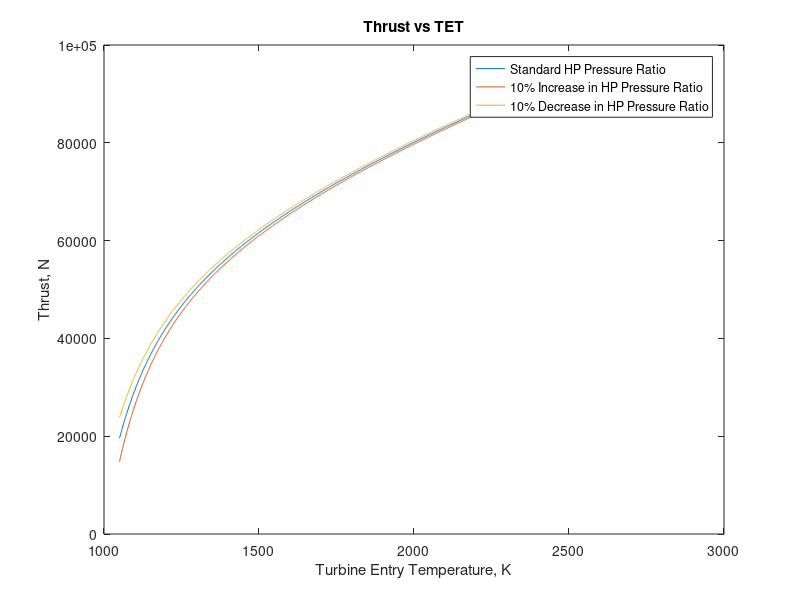
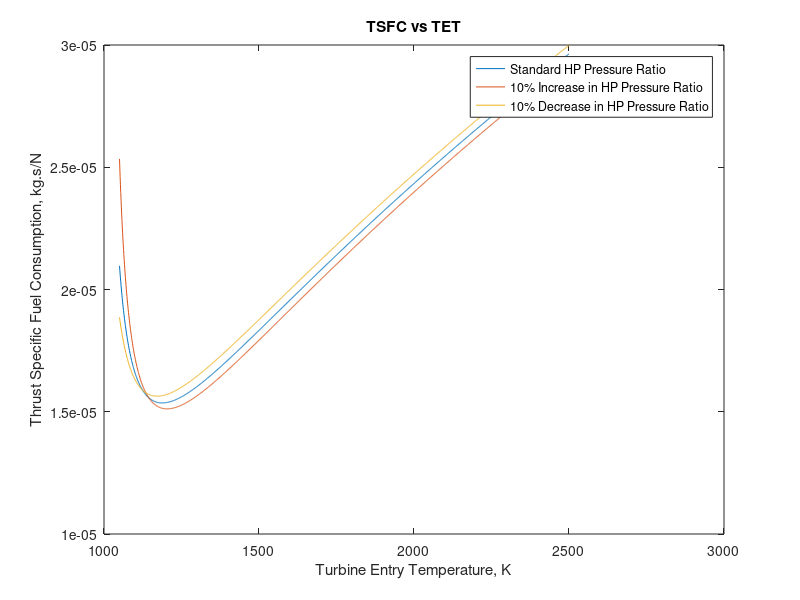

Write the MATLAB code that produced these figures, in order.
clear
clc
 
%MECH3496 - Thermofluids III - Aerospace Propulsion Assignment
%Tom Holiday
%201015193

%%%%This programme returns a full set of working gas properties for a General
%Electric CFM56-5C non-mixing turbofan engine by implementing a thermodynamic cycle analysis.
%The input parameters can be changed to model any non-mixing turbofan
%engine. The model goes on to calculate thrust and TSFC and compare the results over a rnage of Turbine Entry Temperatures (TET's) This model makes assumptions which are listed below

%%%Analysis Model Assumptions
%The intake is assumed to have no temperature loss and to be adiabatic
%(Tt1 = Tt0) 
%%Jet Pipe assumed to be Adiabatic (Tt7 = Tt6)
%Core nozzle assumed to be Adiabatic (Tt8 = Tt7)
%Bypass duct assumed to be Adiabatic (Tt9 = Tt2)

%%%Stages
%(0-1) Intake Stage
%(1-2) LP compressor stage
%(2-3) HP compressor stage 
%(3-4) Combustor stage 
%(4-5) HP turbine stage 
%(5-6) LP turbine stage 
%(6-7) Jet pipe stage 
%(7-8) Core (hot jet) nozzle stage 
%(2-9) Bypass (cold jet) nozzle stage 

%%%Data Notation
%Pn = Static Pressure at Point n
%Ptn = Total Pressure at Point n
%Tn = Static Temperature at Point n
%Ttn = Total Temperature at Point n
%Ttn = Total Isentropic Temperature at Point n
%Vn = Air velocity at Point n
 
% Bypass Ratio (BPR)
BPR = 7.41;
% Normalised Spool Speed (N)
N = 1.19;

%Input Parameters

P0 = 19416.7; %Ambient Pressure (from ISA)
T0 = 216.65; %Ambient Temperature (from ISA)
M0 = 0.8; % Intake Mach Number
ycold = 1.4; % Cold heat capacity ratio 
Rcold = 287.0; % Cold gas constant 
PRi = 0.96; % Intake pressure recovery 
PRbypass = 0.9; % Bypass nozzle pressure recovery

% (0-1) Intake Stage
 
V0 = M0 * sqrt(ycold * Rcold * T0);

Pt0 = P0 * (1 + ((ycold - 1) / 2) * M0^2)^(ycold / (ycold -1 ));

Tt0 = T0 * (Pt0 / P0)^((ycold - 1)/ycold);

Pt1 = PRi*Pt0;

Tt1 = Tt0;

%Calculating PRlpc for when bypass nozzle is just choked

PRcritbypass = ((ycold + 1) / 2)^(ycold/(ycold-1));

PRlpc = (PRcritbypass * P0) / (PRbypass * Pt1); % LP compressor pressure ratio (as calculated in Q2a)

% Turbine entry temperature (TET) (n), ranging from n1 to n3 by an
% increment of n2. The user can change these as they wish.
 
n = 1;
n1 = 1050;
n2 = 1;
n3 = 2500;

for TET = n1:n2:n3;
 
%Further Input Parameters

MFRair = N*408; % Intake air mass flow rate 
IElpc = 0.93; % LP compressor isentropic efficiency  
IEhpc = 0.91; % HP compressor isentropic efficiency
PRcc = 0.98; % Combustor pressure ratio 
Ecc = 0.99; % Combustor efficiency 
LHV = 43.1*10^6; % Fuel lower heating value 
IEhpt = 0.94; % HP turbine isentropic efficiency 
MEhpt = 0.99; % HP spool mechanical efficiency 
IElpt = 0.95; % LP turbine isentropic efficiency 
MElpt = 0.99; % LP spool mechanical efficiency 
PRjp = 1.00; % Jet pipe pressure recovery 
PRcn = 1.00; % Core nozzle pressure recovery 
yhot = 1.333; % Hot heat capacity ratio 
Cpcold = 1005; % Cold specific heat at constant pressure 
Cphot = 1150; % Hot specific heat at constant pressure
Rhot = 287.3; % Hot gas constant 

%%%%(1-2) LP Compressor Stage
 
Pt2 = PRlpc * Pt1;

Tt2i = Tt1 * (Pt2/Pt1)^((ycold-1)/ycold);

Tt2 = ((Tt2i-Tt1) / IElpc) + Tt1;
 
%%%%%(2-3) HP compressor stage 

PRhpc = 26.7 * (N^1.22); % HP compressor pressure ratio
 
Pt3 = PRhpc * Pt2;

Tt3i = Tt2 * (Pt3 / Pt2)^((ycold-1)/ycold);

Tt3 = ((Tt3i-Tt2) / IEhpc) + Tt2;
 
%(3-4) Combustor stage 
 
Tt4 = TET;

Pt4 = PRcc * Pt3;

AFR = ((LHV * Ecc)/(Cphot * (Tt4 - Tt3)))-1;
 
%(4-5) HP turbine stage 
 
Tt5 = Tt4 - (AFR * Cpcold * (Tt3 - Tt2))/((AFR + 1) * Cphot * MEhpt);

Tt5i = Tt4 - (Tt4 - Tt5) / IEhpt;

Pt5 = Pt4 * (Tt5i / Tt4)^(yhot/(yhot-1));
 
%(5-6) LP turbine stage 
 
MFRcore = MFRair / (1+BPR);

Tt6 = Tt5 - ((1 + BPR) * AFR * Cpcold * (Tt2 - Tt1))/((AFR + 1) * Cphot * MElpt);

Tt6i = Tt5 - (Tt5 - Tt6) / IElpt;

Pt6 = Pt5 * (Tt6i / Tt5)^(yhot/(yhot-1));
 
%(6-7) Jet pipe stage 

Pt7 = Pt6 * PRjp;

Tt7 = Tt6; %Jet Pipe assumed to be Adiabatic
 
%(7-8) Core (hot jet) nozzle stage 

%No total pressure or total temperature loss at core nozzle as there is no afterburner.
 
Pt8 = Pt7 * PRcn;

Tt8 = Tt7; %Core nozzle assumed to be Adiabatic

PRcritcore = ((yhot + 1) / 2)^(yhot/(yhot-1)); %Critical Pressure of Core

PRidealcore = Pt8 / P0; %Ideal Pressure Ratio of Core

TRcritcore = (yhot + 1) / 2; %Critical Temperature Ratio of Core

P8 = Pt8 / PRcritcore;

T8 = Tt8 / TRcritcore; 

if PRidealcore >= PRcritcore
    M8 = 1;
    M8_Choked_Condition = "Choked";
else
    M8 = (sqrt(2 * Cphot * (Tt8 - T8))) / (sqrt(yhot * Rhot * T8));
    M8_Choked_Condition = "Not Choked";
end

V8 = M8 * sqrt(yhot * Rhot * T8);

A8 = ((1 + (1 / AFR)) * ((Rhot * T8) / (P8 * V8))) * MFRcore;

Fncore = ((1 + (1 / AFR)) * V8 - V0 + ((A8 / MFRcore) * (P8 - P0))) * MFRcore;
 
%(2-9) Bypass (cold jet) nozzle stage 
 
Tt9 = Tt2; %Bypass duct assumed to be Adiabatic

Pt9 = PRbypass * Pt2;

PRcritbypass = ((ycold + 1) / 2)^(ycold/(ycold-1));

PRidealbypass = Pt9 / P0;

TRcritbypass = (ycold + 1) / 2;

P9 = Pt9 / PRcritbypass;

T9 = Tt9 / TRcritbypass;

if PRidealbypass >= PRcritbypass
    M9 = 1;
    M9_Choked_Condition = "Choked";
elseif abs(PRidealbypass - PRcritbypass) < 0.001 %This is essentially 'PRidealbypass == PRcritbypass' but puts a tolerance of 0.001 in so they dont have to be EXACTLY equal 
    M9 = 1;
    M9_Choked_Condition = "Just Choked";
else
    M9 = (sqrt(2 * Cpcold * (Tt9 - T9))) / (sqrt(ycold * Rcold * T9));
    M9_Choked_Condition = "Not Choked";
end

V9 = M9 * sqrt(ycold * Rcold * T9);
 
A9 = (BPR * (Rhot * T8)/(P8 * V8)) * MFRcore;

Fnbypass = (BPR * (V9 - V0) + (A9 / MFRcore) * (P9 - P0)) * MFRcore;
 
%%%Thrust Calculations%%%

Fntotal = Fncore + Fnbypass;
 
Fntotalvector(n) = Fntotal;
 
MFRbypass = MFRcore * BPR;

MFRfuel = MFRcore / AFR;
 
TSFC = MFRfuel / Fntotal; % Total specific fuel consumption
 
TSFCvector(n) = TSFC;

%The code below checks to make sure the thrust generated is positive for the complete range of TET values, if
%not (as a results of TET beign too low) it tells the user to increase n1 -
%the lower limit of TET.

Fn_Thrust_Condition = Fntotalvector(1);

if Fn_Thrust_Condition < 0
   Thrust_Condition = "Negative Thrust - Invalid Results - Run again with higher minimum TET (n1)";
else
   Thrust_Condition = "Positive Thrust - Valid Results";
end



%-------------------------------------------------------------------------



%%%Sensitivity Study 1

PRhpc_SS1 = PRhpc * 1.1; %When PRhpc increases by 10%

%All parameters downstream of the HP Comressor now different (marked _SS1)

Pt3_SS1 = PRhpc_SS1 * Pt2; 

Tt3i_SS1 = Tt2 * (Pt3_SS1 / Pt2)^((ycold-1)/ycold);

Tt3_SS1 = ((Tt3i_SS1 - Tt2) / IEhpc) + Tt2;
 
%(3-4) Combustor stage 
 
Tt4 = TET;

Pt4_SS1 = PRcc * Pt3_SS1;

AFR_SS1 = ((LHV * Ecc)/(Cphot * (Tt4 - Tt3_SS1))) - 1;
 
%(4-5) HP turbine stage 
 
Tt5_SS1 = Tt4 - (AFR_SS1 * Cpcold * (Tt3_SS1 - Tt2))/((AFR_SS1 + 1) * Cphot * MEhpt);

Tt5i_SS1 = Tt4 - (Tt4 - Tt5_SS1) / IEhpt;

Pt5_SS1 = Pt4_SS1 * (Tt5i_SS1 / Tt4)^(yhot/(yhot-1));
 
%(5-6) LP turbine stage 
 
MFRcore = MFRair / (1 + BPR);

Tt6_SS1 = Tt5_SS1 - ((1 + BPR) * AFR_SS1 * Cpcold * (Tt2 - Tt1))/((AFR_SS1 + 1) * Cphot * MElpt);

Tt6i_SS1 = Tt5_SS1 - (Tt5_SS1 - Tt6_SS1) / IElpt;

Pt6_SS1 = Pt5_SS1 * (Tt6i_SS1 / Tt5_SS1)^(yhot/(yhot-1));
 
%(6-7) Jet pipe stage 

Pt7_SS1 = Pt6_SS1 * PRjp;

Tt7_SS1 = Tt6_SS1; %Jet Pipe assumed to be Adiabatic
 
%(7-8) Core (hot jet) nozzle stage 
 
Pt8_SS1 = Pt7_SS1 * PRcn;

Tt8_SS1 = Tt7_SS1; %Core Nozzle assumed to be Adiabatic

PRcritcore = ((yhot + 1) / 2)^(yhot/(yhot-1)); %Critical Pressure of Core

PRidealcore_SS1 = Pt8_SS1 / P0; %Ideal Pressure Ratio of Core

TRcritcore = (yhot + 1) / 2; %Critical Temperature Ratio of Core

P8_SS1 = Pt8_SS1 / PRcritcore;

T8_SS1 = Tt8_SS1 / TRcritcore;

if PRidealcore_SS1 >= PRcritcore
    M8_SS1 = 1;
    M8_SS1_Choked_Condition = "Choked";
else
    M8_SS1 = (sqrt(2 * Cphot * (Tt8_SS1 - T8_SS1))) / (sqrt(yhot * Rhot * T8_SS1));
    M8_SS1_Choked_Condition = "Not Choked";
end

V8_SS1 = M8_SS1 * sqrt(yhot * Rhot * T8_SS1);

A8_SS1 = ((1 + (1 / AFR_SS1)) * ((Rhot * T8_SS1) / (P8_SS1 * V8_SS1))) * MFRcore;

Fncore_SS1 = ((1 + (1 / AFR_SS1)) * V8_SS1 - V0 + ((A8_SS1 / MFRcore) * (P8_SS1 - P0))) * MFRcore;
 
%(2-9) Bypass (cold jet) nozzle stage 
 
Tt9 = Tt2; %Bypass Duct assumed to be Adiabatic

Pt9 = PRbypass * Pt2;

PRcritbypass = ((ycold + 1) / 2)^(ycold/(ycold-1));

PRidealbypass = Pt9 / P0;

TRcritbypass = (ycold + 1) / 2;

P9 = Pt9 / PRcritbypass;

T9 = Tt9 / TRcritbypass;

if PRidealbypass >= PRcritbypass
    M9 = 1;
    M9_SS1_Choked_Condition = "Choked";
elseif abs(PRidealbypass - PRcritbypass) < 0.001 %This is essentially 'PRidealbypass == PRcritbypass' but puts a tolerance of 0.001 in so they dont have to be EXACTLY equal
    M9 = 1;
    M9_SS1_Choked_Condition = "Just Choked";
else
    M9 = (sqrt(2 * Cpcold * (Tt9 - T9))) / (sqrt(ycold * Rcold * T9));
    M9_SS1_Choked_Condition = "Not Choked";
end

V9 = M9 * sqrt(ycold * Rcold * T9);
 
A9_SS1 = (BPR * (Rhot * T8_SS1)/(P8_SS1 * V8_SS1)) * MFRcore;

Fnbypass_SS1 = (BPR * (V9 - V0) + (A9_SS1 / MFRcore) * (P9 - P0)) * MFRcore;
 
%%%Thrust Calculations%%%

Fntotal_SS1 = Fncore_SS1 + Fnbypass_SS1;
 
Fntotalvector_SS1(n) = Fntotal_SS1;
 
MFRbypass = MFRcore * BPR;

MFRfuel_SS1 = MFRcore / AFR_SS1;
 
TSFC_SS1 = MFRfuel_SS1 / Fntotal_SS1; % Total specific fuel consumption
 
TSFCvector_SS1(n) = TSFC_SS1;

%The code below checks to make sure the thrust generated is positive (for SS1) for the complete range of TET values, if
%not (as a results of TET beign too low) it tells the user to increase n1 -
%the lower limit of TET.

Fn_Thrust_Condition_SS1 = Fntotalvector_SS1(1);

if Fn_Thrust_Condition_SS1 < 0
   Thrust_Condition_SS1 = "Negative Thrust - Invalid Results - Run again with higher minimum TET (n1)";
else
   Thrust_Condition_SS1 = "Positive Thrust - Valid Results";
end


%-------------------------------------------------------------------------



%%%Sensitivity Study 2

PRhpc_SS2 = PRhpc * 0.9; %When PRhpc decreases by 10%

%All parameters downstream of the HP Comressor now different (marked _SS2)

Pt3_SS2 = PRhpc_SS2 * Pt2; 

Tt3i_SS2 = Tt2 * (Pt3_SS2 / Pt2)^((ycold-1)/ycold);

Tt3_SS2 = ((Tt3i_SS2 - Tt2) / IEhpc) + Tt2;
 
%(3-4) Combustor stage 
 
Tt4 = TET;

Pt4_SS2 = PRcc * Pt3_SS2;

AFR_SS2 = ((LHV * Ecc)/(Cphot * (Tt4 - Tt3_SS2))) - 1;
 
%(4-5) HP turbine stage 
 
Tt5_SS2 = Tt4 - (AFR_SS2 * Cpcold * (Tt3_SS2 - Tt2))/((AFR_SS2 + 1) * Cphot * MEhpt);

Tt5i_SS2 = Tt4 - (Tt4 - Tt5_SS2) / IEhpt;

Pt5_SS2 = Pt4_SS2 * (Tt5i_SS2 / Tt4)^(yhot/(yhot-1));
 
%(5-6) LP turbine stage 
 
MFRcore = MFRair / (1 + BPR);

Tt6_SS2 = Tt5_SS2 - ((1 + BPR) * AFR_SS2 * Cpcold * (Tt2 - Tt1))/((AFR_SS2 + 1) * Cphot * MElpt);

Tt6i_SS2 = Tt5_SS2 - (Tt5_SS2 - Tt6_SS2) / IElpt;

Pt6_SS2 = Pt5_SS2 * (Tt6i_SS2 / Tt5_SS2)^(yhot/(yhot-1));
 
%(6-7) Jet pipe stage 

Pt7_SS2 = Pt6_SS2 * PRjp;

Tt7_SS2 = Tt6_SS2; %Jet Pipe assumed to be Adiabatic
 
%(7-8) Core (hot jet) nozzle stage 
 
Pt8_SS2 = Pt7_SS2 * PRcn;

Tt8_SS2 = Tt7_SS2; %Core Nozzle assumed to be Adiabatic

PRcritcore = ((yhot + 1) / 2)^(yhot/(yhot-1)); %Critical Pressure of Core

PRidealcore_SS2 = Pt8_SS2 / P0; %Ideal Pressure Ratio of Core

TRcritcore = (yhot + 1) / 2; %Critical Temperature Ratio of Core

P8_SS2 = Pt8_SS2 / PRcritcore;

T8_SS2 = Tt8_SS2 / TRcritcore;

if PRidealcore_SS2 >= PRcritcore
    M8_SS2 = 1;
    M8_SS2_Choked_Condition = "Choked";
else
    M8_SS2 = (sqrt(2 * Cphot * (Tt8_SS2 - T8_SS2))) / (sqrt(yhot * Rhot * T8_SS2));
    M8_SS2_Choked_Condition = "Not Choked";
end

V8_SS2 = M8_SS2 * sqrt(yhot * Rhot * T8_SS2);

A8_SS2 = ((1 + (1 / AFR_SS2)) * ((Rhot * T8_SS2) / (P8_SS2 * V8_SS2))) * MFRcore;

Fncore_SS2 = ((1 + (1 / AFR_SS2)) * V8_SS2 - V0 + ((A8_SS2 / MFRcore) * (P8_SS2 - P0))) * MFRcore;
 
%(2-9) Bypass (cold jet) nozzle stage 
 
Tt9 = Tt2; %Bypass Duct assumed to be Adiabatic

Pt9 = PRbypass * Pt2;

PRcritbypass = ((ycold + 1) / 2)^(ycold/(ycold-1));

PRidealbypass = Pt9 / P0;

TRcritbypass = (ycold + 1) / 2;

P9 = Pt9 / PRcritbypass;

T9 = Tt9 / TRcritbypass;

if PRidealbypass >= PRcritbypass
    M9 = 1;
    M9_SS2_Choked_Condition = "Choked";
elseif abs(PRidealbypass - PRcritbypass) < 0.001 %This is essentially 'PRidealbypass == PRcritbypass' but puts a tolerance of 0.001 in so they dont have to be EXACTLY equal
    M9 = 1;
    M9_SS2_Choked_Condition = "Just Choked";
else
    M9 = (sqrt(2 * Cpcold * (Tt9 - T9))) / (sqrt(ycold * Rcold * T9));
    M9_SS2_Choked_Condition = "Not Choked";
end

V9 = M9 * sqrt(ycold * Rcold * T9);
 
A9_SS2 = (BPR * (Rhot * T8_SS2)/(P8_SS2 * V8_SS2)) * MFRcore;

Fnbypass_SS2 = (BPR * (V9 - V0) + (A9_SS2 / MFRcore) * (P9 - P0)) * MFRcore;
 
%%%Thrust Calculations%%%

Fntotal_SS2 = Fncore_SS2 + Fnbypass_SS2;
 
Fntotalvector_SS2(n) = Fntotal_SS2;
 
MFRbypass = MFRcore * BPR;

MFRfuel_SS2 = MFRcore / AFR_SS2;
 
TSFC_SS2 = MFRfuel_SS2 / Fntotal_SS2; % Total specific fuel consumption
 
TSFCvector_SS2(n) = TSFC_SS2;

%The code below checks to make sure the thrust generated is positive (for SS2) for the complete range of TET values, if
%not (as a results of TET beign too low) it tells the user to increase n1 -
%the lower limit of TET.

Fn_Thrust_Condition_SS2 = Fntotalvector_SS2(1);

if Fn_Thrust_Condition_SS2 < 0
   Thrust_Condition_SS2 = "Negative Thrust - Invalid Results - Run again with higher minimum TET (n1)";
else
   Thrust_Condition_SS2 = "Positive Thrust - Valid Results";
end

%----------------------------------------------------------------------
 
n = n + 1;
 
end

TET = n1:n2:n3;

plot(TET,Fntotalvector)

hold on

plot(TET,Fntotalvector_SS1)

hold on

plot(TET,Fntotalvector_SS2)

xlabel('Turbine Entry Temperature, K')
ylabel('Thrust, N')
title('Thrust vs TET')
legend('Standard HP Pressure Ratio','10% Increase in HP Pressure Ratio','10% Decrease in HP Pressure Ratio')
 
figure(2)

plot(TET,TSFCvector)

hold on 

plot(TET,TSFCvector_SS1)

hold on 

plot(TET,TSFCvector_SS2)

xlabel('Turbine Entry Temperature, K')
ylabel('Thrust Specific Fuel Consumption, kg.s/N')
title('TSFC vs TET')
legend('Standard HP Pressure Ratio','10% Increase in HP Pressure Ratio','10% Decrease in HP Pressure Ratio')

%Finding minimum value of TSFC and corresponding value of TET

[TSFCmin,ni] = min(TSFCvector);

TETmin = 1025 + ni;

%Finding minimum value of TSFC and corresponding value of TET for when PRhpc increases by 10%

[TSFCmin_SS1,ni_SS1] = min(TSFCvector_SS1);

TETmin_SS1 = 1025 + ni_SS1;

%Finding minimum value of TSFC and corresponding value of TET for when PRhpc decreases by 10%

[TSFCmin_SS2,ni_SS2] = min(TSFCvector_SS2);

TETmin_SS2 = n1 + ni_SS2;

%end



